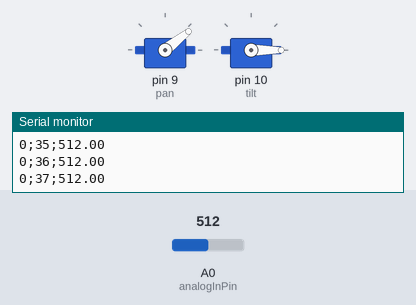
Bench run of a sketch on a simulated Arduino Uno, built with avr-gcc and run on an emulated ATmega328P. Parts: 2 × servo, the last lines printed to the serial monitor. Inputs (shaded band) come from the test bench; at power-on: A0 (analogInPin) = 512.

Above: at 1.2 s.
1.3 s: A0 (analogInPin) set to 989
At 1.69 s:
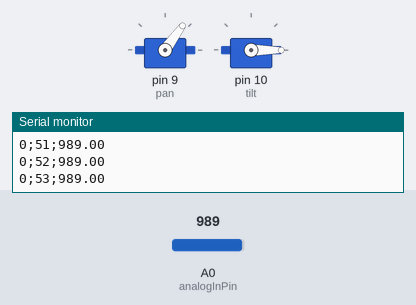
4.3 s: A0 (analogInPin) set to 1011
At 4.47 s:
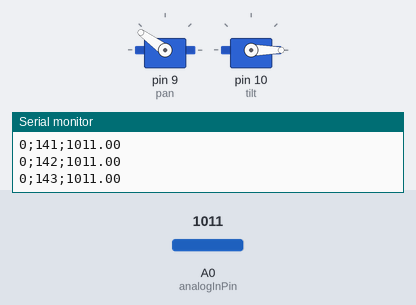
Timing chart, 0 to 15.1 s (numbered marks = the images above; inputs shaded):
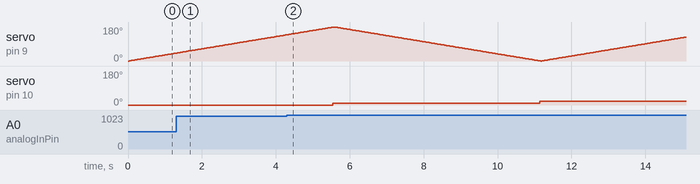

The sketch:

all.ino
```cpp
#include <Servo.h>

// Servo definition
Servo pan;  // servo object to control a servo (maximum eight servo objects can be created)
int pan_pos = 0;    // store servo position
Servo tilt;
int tilt_pos = 0;

// Pin definition
const float analogInPin = A0;  // Infrared sensor to Analog
float sensorVal = 0;        // value read from the infrared sensor
float v = 0;    // voltage output
float dist = 0;    // distance in cm

void setup() {
  pan.attach(9);  // attaches the servo on pin 9 to the servo object
  tilt.attach(10);
  Serial.begin(9600);
}

void loop() {

  tilt.write(tilt_pos);
  pan.write(pan_pos);

  for (pan_pos = 0; pan_pos < 180; pan_pos += 1){  // goes from 0 degrees to 180 degrees
    pan.write(pan_pos);  // tell servo to go to position in variable 'pos'
    delay(15);      // waits 15ms for the servo to reach the position

    if (pan_pos >= 179) {
      tilt_pos = tilt_pos + 10;
      tilt.write(tilt_pos);
      delay(15);
    }

    sensorVal = analogRead(analogInPin);    // read analog in value
    v = sensorVal/200;   // convert to volts
    delay(15);

    Serial.print(tilt_pos);
    Serial.print(";");
    Serial.print(pan_pos);
    Serial.print(";");
    Serial.println(sensorVal);
  }

  for (pan_pos = 180; pan_pos >= 1; pan_pos -= 1){     // goes from 180 degrees to 0 degrees
    pan.write(pan_pos);              // tell servo to go to position in variable 'pos'
    delay(15);                       // waits 15ms for the servo to reach the position

    if (pan_pos <= 1){
      tilt_pos = tilt_pos + 10;
      tilt.write(tilt_pos);
      delay(15);
    }

    sensorVal = analogRead(analogInPin);    // read analog in value
    v = sensorVal/200;   // convert to volts
    delay(15);

    Serial.print(tilt_pos);
    Serial.print(";");
    Serial.print(pan_pos);
    Serial.print(";");
    Serial.println(sensorVal);
  }

  if (tilt_pos >= 180) {
    tilt_pos = 0;
    tilt.write(tilt_pos);
  }
}
```

Measured:
- the behaviour switches between 999 and 1000 on A0 (analogInPin) (found by bisection; images 1 and 2)
